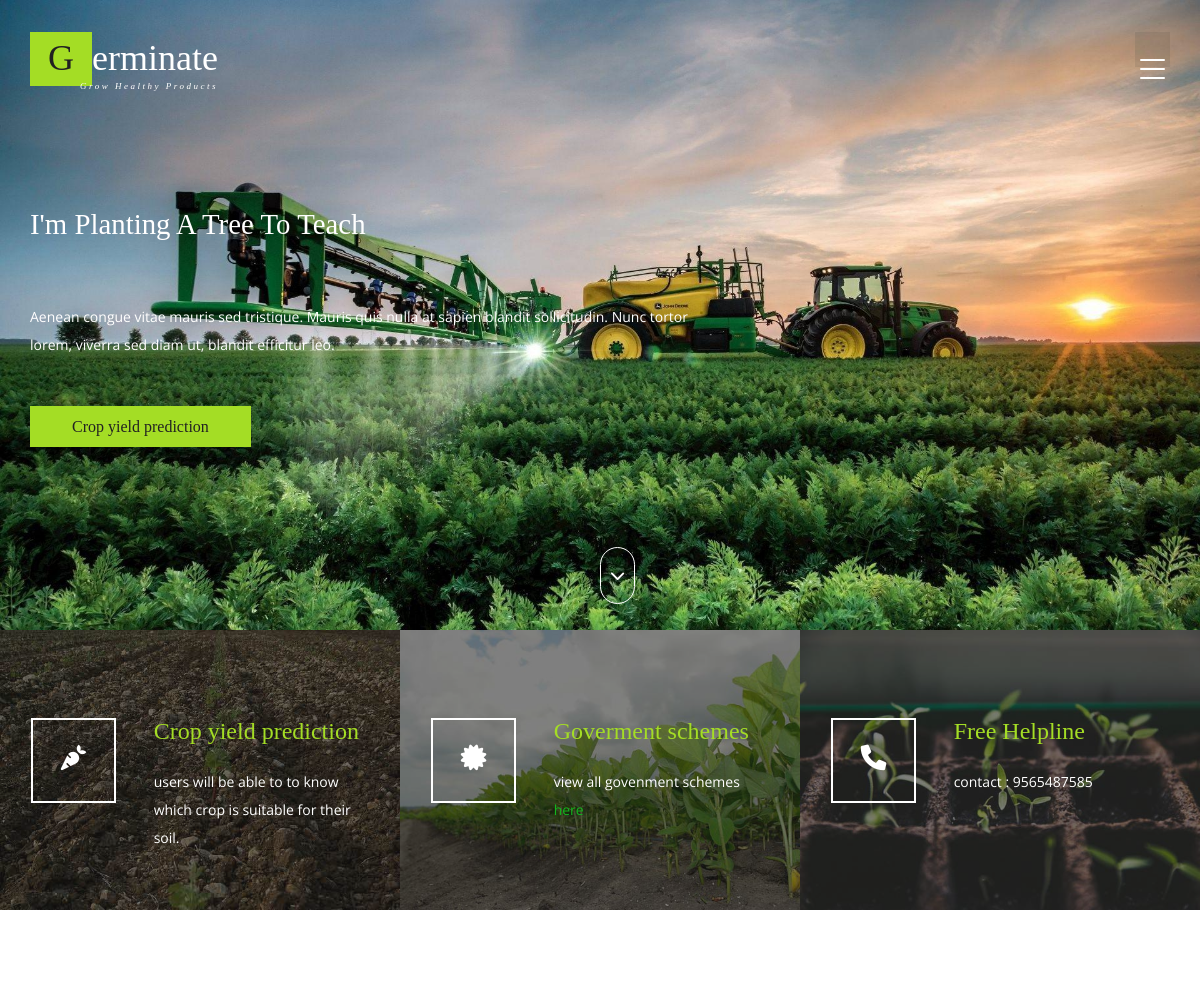
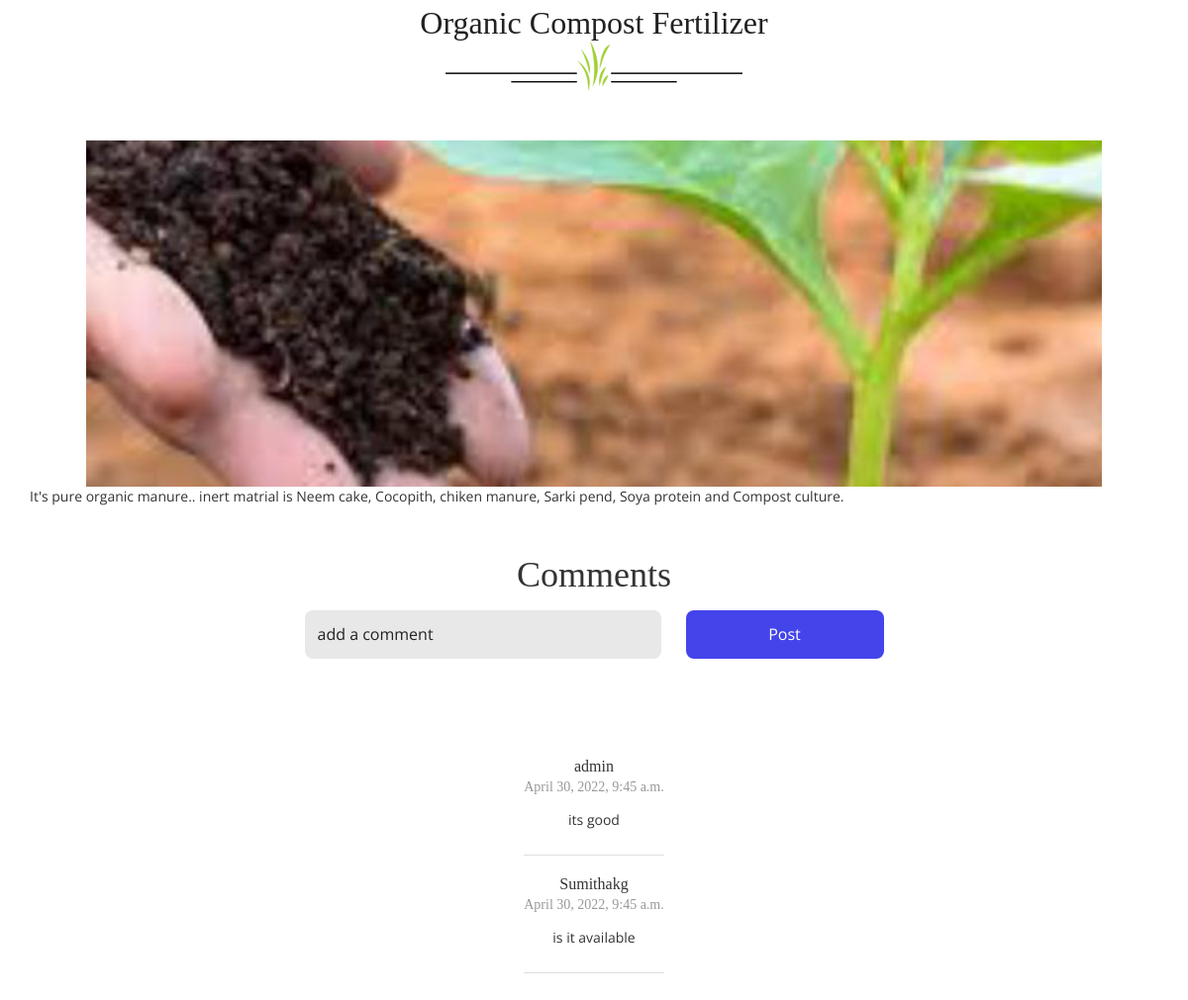
Page /blog/6 (signed in) on the committed database (2 pictures, top to bottom).
### App/models.py (models this page shows, shortened)
class blog(models.Model):
    title = models.CharField(default="none",max_length=500)
    description = models.CharField(default="none",max_length=50000)
    image = models.ImageField(upload_to='blog',default = "default.jpg")
    date = models.DateTimeField(default=datetime.datetime.now())
    username = models.CharField(default = "none",max_length=1000)

class comment(models.Model):
    user = models.ForeignKey(User,on_delete=models.CASCADE)
    comment = models.CharField(default="none",max_length=5000)
    post = models.ForeignKey(blog,on_delete=models.CASCADE)
    date = models.DateTimeField(default=datetime.datetime.now())
    def __str__(self):
        return self.user.username + " comment"

### App/views.py (the view)
# urls.py: path('blog/<int:pk>', views.blogs, name='blog'),
def blogs(request,pk):
    blg = blog.objects.filter(pk = pk).first()
    comments = comment.objects.filter(post = blg)
    print("-------------",comments)
    profile = userProfile.objects.filter(user = request.user).first()
    return render(request,'blog.html',{"blog":blg,"comments":comments,"profile":profile})

### App/templates/blog.html (shortened to what this page needs)
{% load static %}
<!DOCTYPE html>
<html lang="en">
<head>
<link href="{% static 'css/bootstrap.css' %}" rel="stylesheet" type="text/css" media="all" />
<link href="{% static 'css/style.css' %}" rel="stylesheet" type="text/css" media="all" />
<link href="{% static 'css/mislider.css' %}" rel="stylesheet" type="text/css" />
<link href="{% static 'css/mislider-custom.css' %}" rel="stylesheet" type="text/css" />
<link href="{% static 'css/font-awesome.css' %}" rel="stylesheet">
<link rel="stylesheet" href="https://cdnjs.cloudflare.com/ajax/libs/font-awesome/6.0.0-beta3/css/all.min.css" />
</head>
<body>
<body>
	<div class="banner">
		<div class="container">
			<div class="w3_agileits_banner_main_grid">
				<div class="w3_agile_logo">
					<h1><a href="index.html"><span>G</span>erminate<i>Grow healthy products</i></a></h1>
				</div>
				<div class="agileits_w3layouts_menu">
					<div class="shy-menu">
						<a class="shy-menu-hamburger">
							<span class="layer top"></span>
							<span class="layer mid"></span>
							<span class="layer btm"></span>
						</a>
					</div>
				</div>
				<div class="clearfix"> </div>
			</div>
			<div class="w3_banner_info">
				<div class="w3_banner_info_grid">
					<h3 class="test">I'm Planting A Tree To Teach Me To Gather Strength From My Deepest Roots</h3>
					<p>Aenean congue vitae mauris sed tristique. Mauris quis nulla at sapien blandit
						sollicitudin. Nunc tortor lorem, viverra sed diam ut, blandit efficitur leo.</p>
					<ul>
						<li onclick="showCrop()"><a href="#" class="w3ls_more"  data-target="#myModal">Crop yield prediction</a></li>
					</ul>
				</div>
			</div>
			<div class="thim-click-to-bottom">
				<a href="#welcome_bottom" class="scroll">
					<i class="fa  fa-chevron-down"></i>
				</a>
			</div>
		</div>
	</div>
	<div class="banner-bottom">
		<div class="col-md-4 agileits_banner_bottom_left">
			<div class="agileinfo_banner_bottom_pos">
				<div class="w3_agileits_banner_bottom_pos_grid">
					<div class="col-xs-4 wthree_banner_bottom_grid_left">
						<div class="agile_banner_bottom_grid_left_grid hvr-radial-out">
							<i class="fa-solid fa-carrot"></i>
						</div>
					</div>
					<div class="col-xs-8 wthree_banner_bottom_grid_right" onclick="showCrop()" style="cursor: pointer;">
						<h4>Crop yield prediction</h4>
						<p>users will be able to to know which crop is suitable for their soil.</p>
					</div>
					<div class="clearfix"> </div>
				</div>
			</div>
		</div>
		<div class="col-md-4 agileits_banner_bottom_left1">
			<div class="agileinfo_banner_bottom_pos">
				<div class="w3_agileits_banner_bottom_pos_grid">
					<div class="col-xs-4 wthree_banner_bottom_grid_left">
						<div class="agile_banner_bottom_grid_left_grid hvr-radial-out">
							<i class="fa fa-certificate" aria-hidden="true"></i>
						</div>
					</div>
					<div class="col-xs-8 wthree_banner_bottom_grid_right">
						<h4>Goverment schemes</h4>
						<p>view all govenment schemes <a href="https://agricoop.nic.in/en/ministry-major-schemes" style="color: rgb(19, 182, 30);"> here</a></p>
					</div>
					<div class="clearfix"> </div>
				</div>
			</div>
		</div>
		<div class="col-md-4 agileits_banner_bottom_left2">
			<div class="agileinfo_banner_bottom_pos">
				<div class="w3_agileits_banner_bottom_pos_grid">
					<div class="col-xs-4 wthree_banner_bottom_grid_left">
						<div class="agile_banner_bottom_grid_left_grid hvr-radial-out">
							<i class="fa-solid fa-phone"></i>
						</div>
					</div>
					<div class="col-xs-8 wthree_banner_bottom_grid_right">
						<h4>Free Helpline</h4>
						<p>contact : 9565487585</p>
					</div>
					<div class="clearfix"> </div>
				</div>
			</div>
		</div>
	</div>
	<div class="welcome">
		<div class="container">
			<h3 class="agileits_w3layouts_head">{{blog.title}}</span></h3>
			<div class="w3_agile_image">
				<img src="{% static 'images/1.png' %}" alt=" " class="img-responsive" />
			</div>
            <center><img src="{{blog.image.url}}" alt="" style="width: 90%;object-fit: cover;height: 350px;margin-top: 50px;"></center>
			<p >{{blog.description}}</p>
		</div>
        <center><h1 style="margin-top: 50px;margin-bottom: 15px;">Comments</h1></center>
        <div class="comments" style="display: flex;flex-direction: column;justify-content: center;align-items: center;">
            <form action="{% url 'comment' %}" style="width: 60%;display: flex;justify-content: center;align-items: center;gap: 25px;" method="POST">
                <input type="text" name="comment" id="" style="padding: 13px;width: 50%;border: none;outline: none;background-color: #e8e8e8;border-radius: 8px;" placeholder="add a comment" required>
                <button type="submit" style="padding: 13px;width: 200px;background-color: rgb(68, 68, 235);color: white;border-radius: 8px;border: none;outline: none;">Post</button>
            </form>
            <div class="all" style="display: flex;justify-content: center;align-items: center;margin-top: 100px;flex-direction: column;">
                {% for comment in comments %}
                <div class="comment" style="width: fit-content;display: flex;justify-content: center;align-items: center;flex-direction: column;border-bottom: 1px solid #dfdfdf;padding-bottom: 25px;margin-bottom: 20px;">
                    <h3 style="font-size: 16px;">{{comment.user.username}}</h3>
                    <h4 style="font-size: 14px;margin-top: 5px;opacity: 0.5;">{{comment.date}}</h4>
                    <p style="width: 70%;text-align: center;margin-top: 15px;">{{comment.comment}}</p>
                </div>
                {% endfor %}
            </div>
        </div>
	</div>
</body>
</html>

### rows in the picture
blog: title "Organic Compost Fertilizer", image (picture), description "It's pure organic manure.. inert matrial is Neem cake, Cocopith, chiken manure, Sarki pend, Soya protein and Compost culture."
comment: user.username "admin", date "April 30, 2022, 9:45 a.m.", comment "its good"
comment: user.username "Sumithakg", date "April 30, 2022, 9:45 a.m.", comment "is it available"
